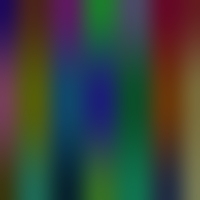
Frame 1 (no input)
Frame 60 (no input): identical to frame 1, image omitted
Frame 120 (the mouse pressed at the canvas centre since frame 60): identical to frame 1, image omitted

The p5.js sketch that drew this single still picture (run headless with seeded random() and noise() and a simulated clock; from frame 60 on, the mouse is pressed at the canvas centre):

// p5.js sketch
// ── sketch.js
function setup() {
  createCanvas(200, 200);
  pixelDensity(1);
}

function draw() {
  let yoff = 0;
  loadPixels();

  for (let y = 0; y < height; y++) {
    let xoff = 0;
    noiseDetail(1, 0.5); //Play with noiseDetail() here
    for (let x = 0; x < width; x++) {
      let index = (x + y * width) * 4;

      //Play with colors here
      let r = noise(xoff + 200, yoff) * 255;
      let g = noise(xoff, yoff + 50) * 255;
      let b = noise(xoff, yoff) * 255;

      pixels[index + 0] = r;
      pixels[index + 1] = g;
      pixels[index + 2] = b;
      pixels[index + 3] = 255;


      xoff += 0.03; //Play with xoff here
    } 
  
    yoff += 0.01; //Play with yoff here
  }
  updatePixels();
  //noLoop();
}

// ── Index.html
<!DOCTYPE html>
<html>
<head>
  <script src="https://cdn.jsdelivr.net/npm/p5@1.4.2/lib/p5.js"></script>
  <meta charset="utf-8" />
  <style>
    body {
      display:flex;
      align-items: center;
      justify-content: center;
      height: 100vh;
      border-radius: 5px;
    }
    canvas {
      border-radius: 10px;
    }
  </style>
</head>
<body>
  <script src="sketch.js"></script>
</body>
</html>
